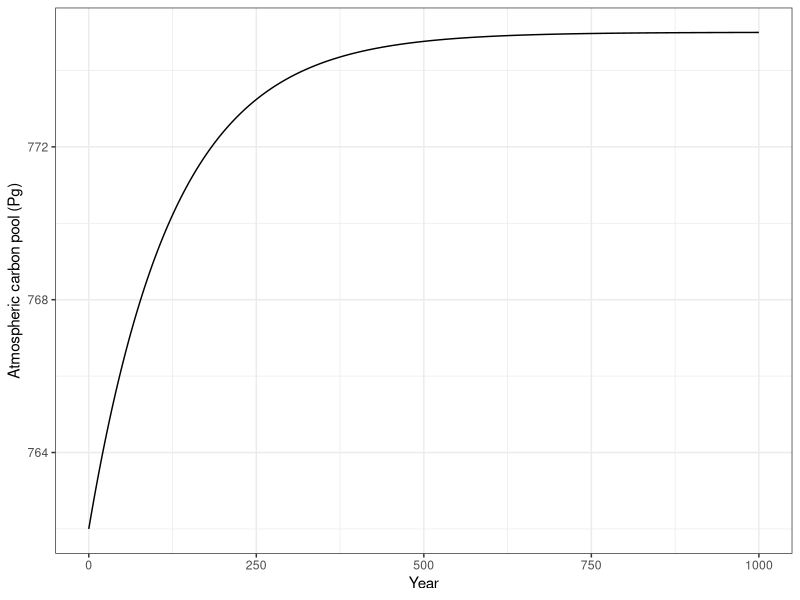
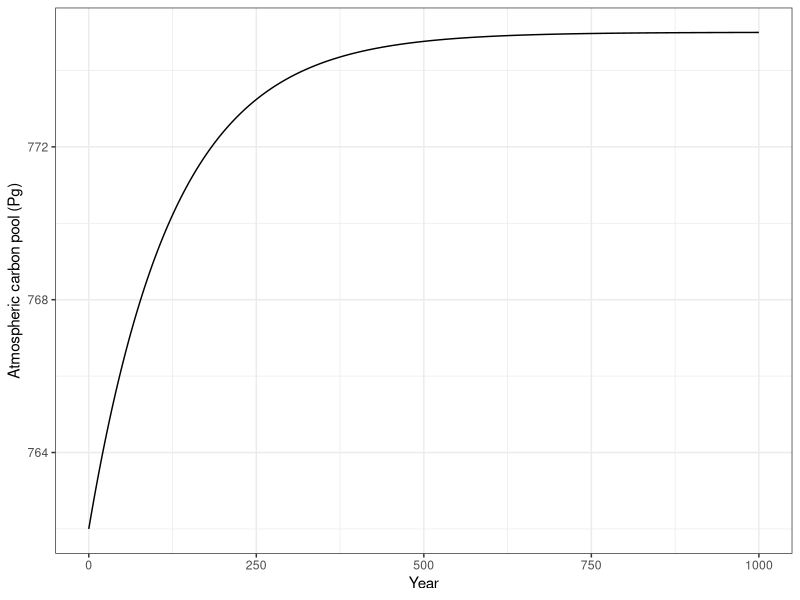
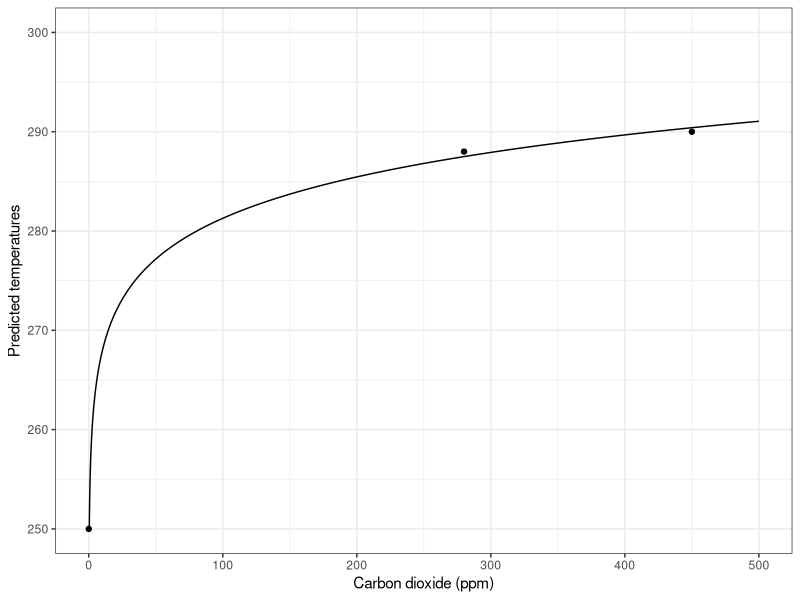
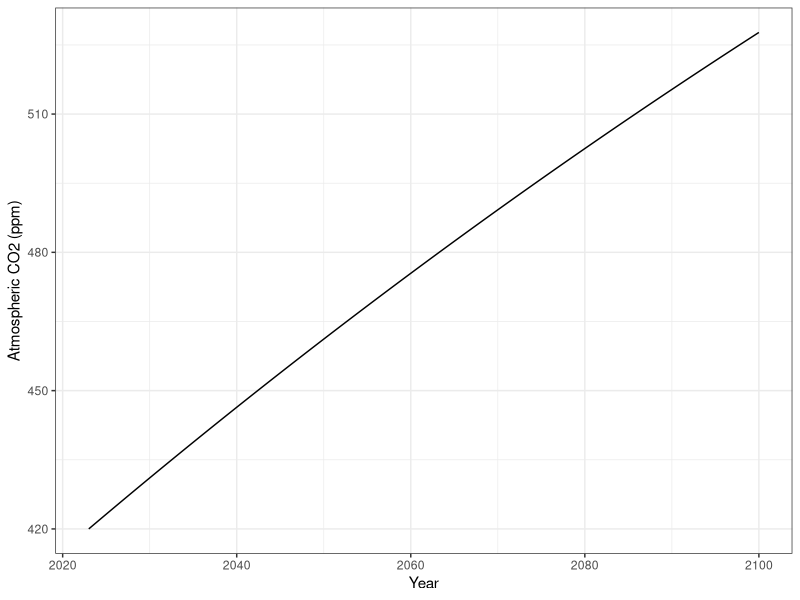
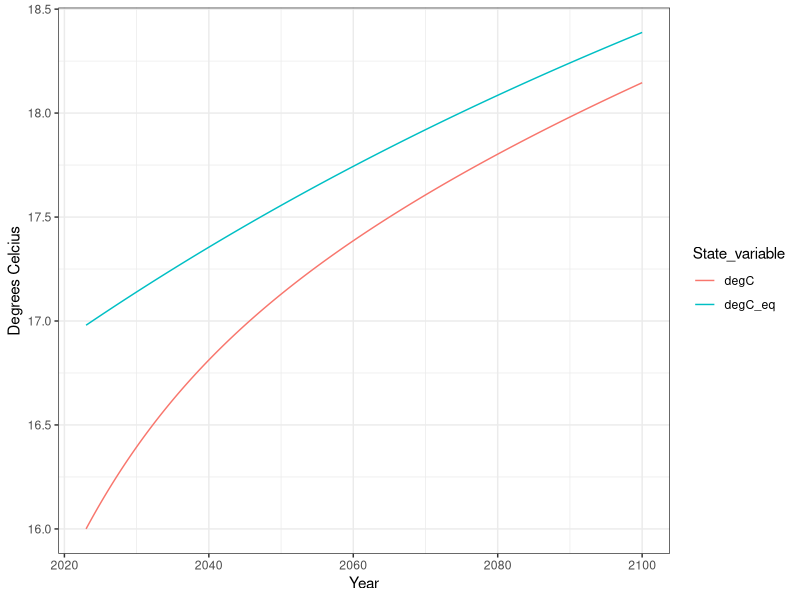
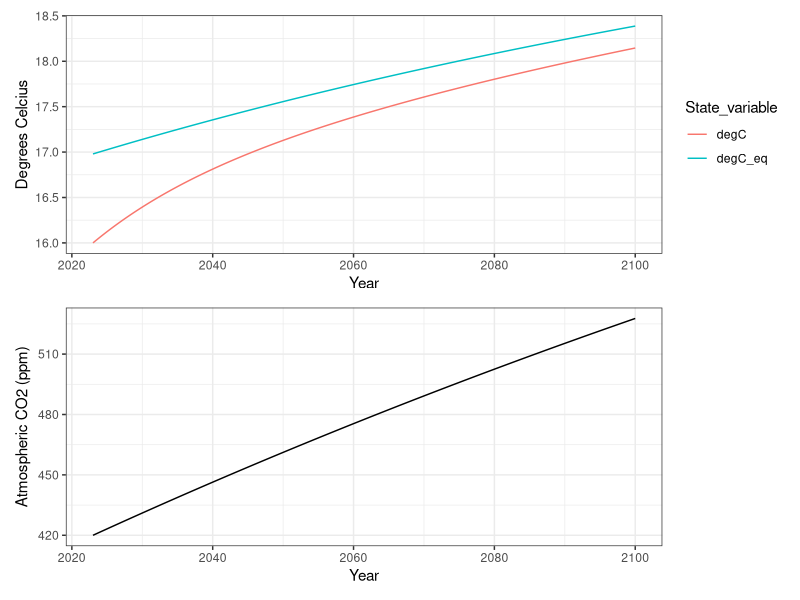
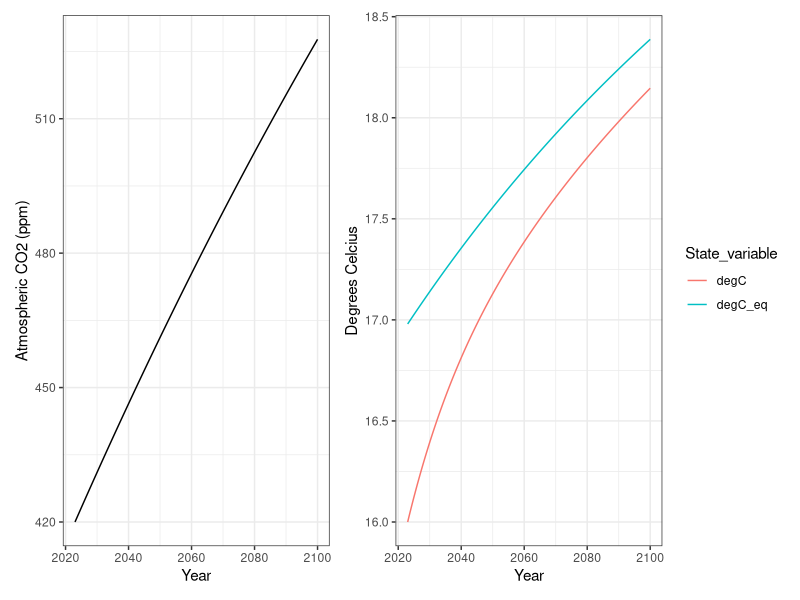
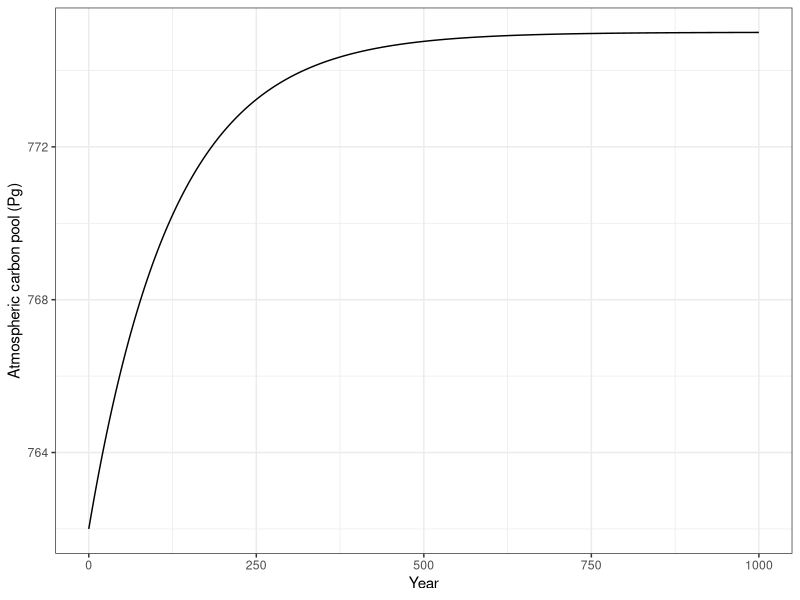

Here is the R script that generated these plots, in order:
## ---- chunk 1
getwd()
## ---- chunk 2
#| message: false
## This script is for chapter XX in Hank's Intro to Ecology primer.

## We always use...
library(tidyverse)
## or usually just ggplot2 and dplyr packages within the tidyverse.
## In this chapter we also need
library(deSolve)
# for solving or integrating differential equations
## ---- chunk 3
# the pool
At <- 762

# fluxes
# separate statements with semicolons
or <- 91; ro <- 1; fi <- 4; cp <- 0.1; ff <- 7.6; lu <- 1.5; tr <- 56
inputs <- or + ro + fi + cp + ff + lu + tr

npp.o <- 92; we <- 0.2; ls <- 2.8; npp.l <- 60
outputs <- npp.o + we + ls + npp.l

net.flux <- inputs - outputs
net.flux

Atp1 <- At + net.flux
Atp1
## ---- chunk 4
#| echo: false
#| results: hide

net.flux

t <- c(2,25)
(at2and25 <- At + net.flux * t)
## ---- chunk 5
## write code two years and for 25 years
## 
## ---- chunk 6
respiration <- 91 # Pg
photosynthesis <- 91 # Pg
carbonic_acid <- 1 #Pg
## ---- chunk 7
## simple first order equation.
## start
atmosphere1 <- function(t,y,p){
  with( as.list(c(y, p)), {
    
    ## this is the bit to recognize
    dA.dt <- I - e*A
    
    return(list( c(dA.dt), 
                 ## convert gigatonnes C to CO2 equivalent mass 
                 CO2_global_mass = A * (12 + 2*16)/12,
                 ## convert gigatonnes C to CO2 equivalent ppm
                 CO2_ppm = A / 2.13
    ) )
  })
}
## end
## ---- chunk 8
# Constant influx, and diffusion rate
p1 <- c(I=6.2, e=0.008)
# starting atmospheric carbon pool
y0 <- c(A=762);
## ---- chunk 9
# from zero to 100, by steps of one year
t <- seq(from=0, to=1000, by=1)
# integrate the rate equation for all time points, 
# starting with y0 at time zero, using our function and parameters.
output <- ode(y=y0, times=t, func=atmosphere1, parms=p1)
## ---- chunk 10
#| eval: true
# Finally, we plot the output.
out_df <- as.data.frame(output) 
firstorderA <- ggplot(out_df, aes(time, A)) + geom_line() + 
  labs(y="Atmospheric carbon pool (Pg)",
       x="Year") + 
  theme_bw()
firstorderA
ggsave("firstOrderAtmosphere.png", width=5, height=4)
## ---- chunk 11
#| echo: false
#| results: hide
asymp <- with(as.list(p1), I/e)
asymp
## ---- chunk 12
#| echo: false
#| results: hide

net.flux
at2and25

firstorderA
asymp

## 1. A* varies inversely with e (the per-concentration export rate)
## 1. Simple budget has no limit, while the first order has an asymptote
## 1. Oceans will acidify?
## 1. higher temps will excerbate dissolution

## ---- chunk 13
#| echo: false
K <- c(255, 288, 290)^4
A <- c(0, 280, 450)
m <- nls(K ~ .7*1372/(4*5.67e-8*(A+1)^g), start=list(g=-.08))
g <- - as.numeric( coef(m) )
## ---- chunk 14
#| label: fig-g
#| fig-cap: "Temperatures predicted from first principles and using Hank's greenhouse constant, $g$, which adjusts for observed and predicted temperatures, based on actual CO2 and temperature data and extremely complex and well-tested models used in IPCC reports."
#| message: false
#| warning: false

## graphing the curve of temperature vs. CO2
g <- 0.08488
Omega <- 1372
sigma <- 5.67e-8
albedo <- 0.3

# function to describe the relationship
predict.warming <- 
  function(x, g, Omega, sigma, albedo){ 
    ((1-albedo)*Omega/(4*sigma)*x^g )^(1/4)
    }

base <- ggplot() + lims(x=c(0, 500), y=c(250,300))
base + 
  geom_function(fun = predict.warming, 
                     args = list(g = g, Omega, sigma, albedo),
                n=5001) +
  annotate(geom="point", x=c(0, 280, 450), 
           y=c(250, 288, 290) ) +
  labs(
    x="Carbon dioxide (ppm)", 
      y="Predicted temperatures",
  ) + 
  theme_bw()
## ---- chunk 15
Earth1 <- function(t,y,p){
  with( as.list(c(y, p)), {
    ## hypothesized relation of carbon inputs and outputs for 
    ## the atmosphere
    ## constant input I, diffusion loss out eA
    ## CO2 rate equation, units CO2 / year
    dA.dt <- I + (1-A/280)
    
    ## incoming radiant energy
    F.in <- Omega/4 
    ## outgoing radiant energy
    F.out <- a*Omega/4 + (sigma/A^g)*K^4
    ## heat energy rate equation
    dK.dt <- (F.in - F.out)/lag
    
    ## What the temperature WOULD be, 
    ## without a lag 
    Equilibrium_K = ( (1-a) * Omega / (4*(sigma)) * A^g )^(1/4)
    
    ### Have R return these results to us
    return(list( c(dA.dt, dK.dt) , 
                 K_eq = Equilibrium_K
    ) )
  })
}

## ---- chunk 16
t <- seq(0, 77, 1/52)
## ---- chunk 17
y0 <- c(A=420, # CO2 equivalents in ppm in 2023
        K=289 # degrees Kelvin in 2023
        )
## ---- chunk 18
#| message: false
library(tidyverse) # data wrangling and graphics
library(deSolve) # for numerical integration of ODE models
## ---- chunk 19
parameters1 <- c(Omega = 1372, # incoming solar radiative forcing
       a=0.3, # albedo
       sigma = 5.67e-8, # Stefan-Boltzmann constant for radiative loss
       g = 0.08488, # greenhouse constant
       I = 2.1, # increase in CO2 ppm per year
       lag = 50 # lag time to partial temp equilibration
)
## ---- chunk 20
output1 <- ode(y=y0, 
               times=t, 
               func=Earth1, 
               parms=parameters1)
head(output1)
## ---- chunk 21
tail(output1)
## ---- chunk 22
p1.1 <- output1 %>% as.data.frame() %>%
  mutate(
    Year = time + 2023
  ) %>%
  ggplot(aes(x=Year, y=A)) + 
  geom_line() + labs(y="Atmospheric CO2 (ppm)") +
  theme_bw()
p1.1
ggsave("Exp1_CO2.png", plot=p1.1)
## ---- chunk 23
out.long1 <- output1 %>% as.data.frame() %>%
  select(time, K, K_eq) %>%
  transmute(
    Year = time + 2023,
    degC = K -273,
    degC_eq = K_eq -273
  ) %>%
  pivot_longer(cols=-Year, names_to = "State_variable", 
               values_to="Value")

p2.1 <- ggplot(out.long1, aes(x=Year, y=Value, color=State_variable)) + 
  geom_line() + 
  labs(y="Degrees Celcius")  +
  theme_bw()
p2.1
ggsave("Exp1_temps.png", plot=p2.1)
## ---- chunk 24
# eval: false
# uncomment and run
# install.package("patchwork", dep=TRUE)

# after installation, load it:
library(patchwork)

# use it.
# try
p2.1 / p1.1
# or 
p1.1 + p2.1
ggsave("Exp1_CO2andK.png", height=4, width=8)
## ---- chunk 25
parameters2 <- c(Omega = 1372, # incoming solar radiative forcing
       a=0.3, # albedo
       sigma = 5.67e-8, # Stefan-Boltzmann constant for radiative loss
       g = 0.08492, # greenhouse constant
       I = 0.5, # increase in CO2 ppm per year
       lag = 50 # lag time to partial temp equilibration
)
## ---- chunk 26
output2 <- ode(y=y0, times=t, func=Earth1, parms=parameters2)
tail(output2)
## ---- chunk 27
parameters3 <- c(Omega = 1372, # incoming solar radiative forcing
       a=0.3, # albedo
       sigma = 5.67e-8, # Stefan-Boltzmann constant for radiative loss
       g = 0.08492, # greenhouse constant
       I = 0.357, # increase in CO2 ppm per year
       lag = 50 # lag time to partial temp equilibration
)
## ---- chunk 28
output3 <- ode(y=y0, times=t, func=Earth1, parms=parameters3)
tail(output3)
